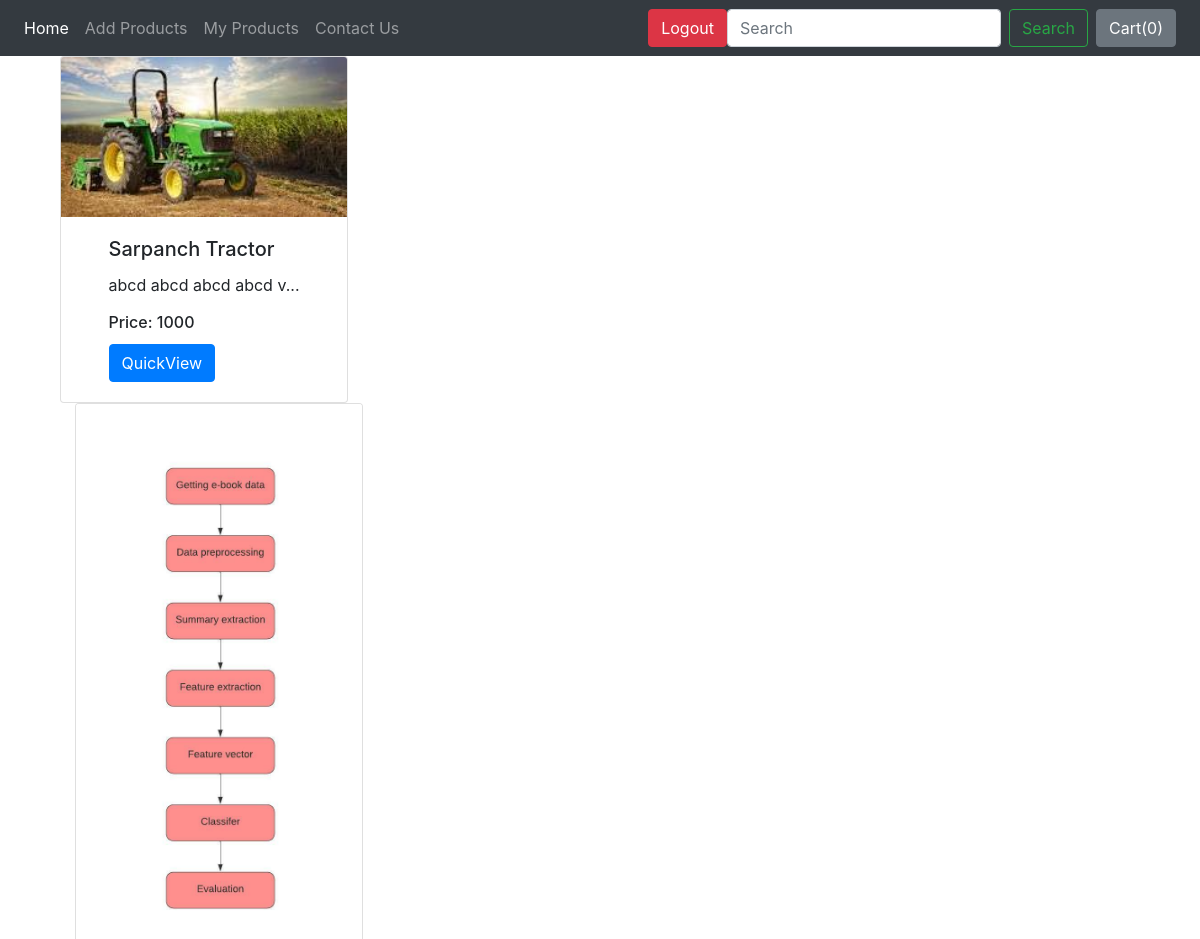
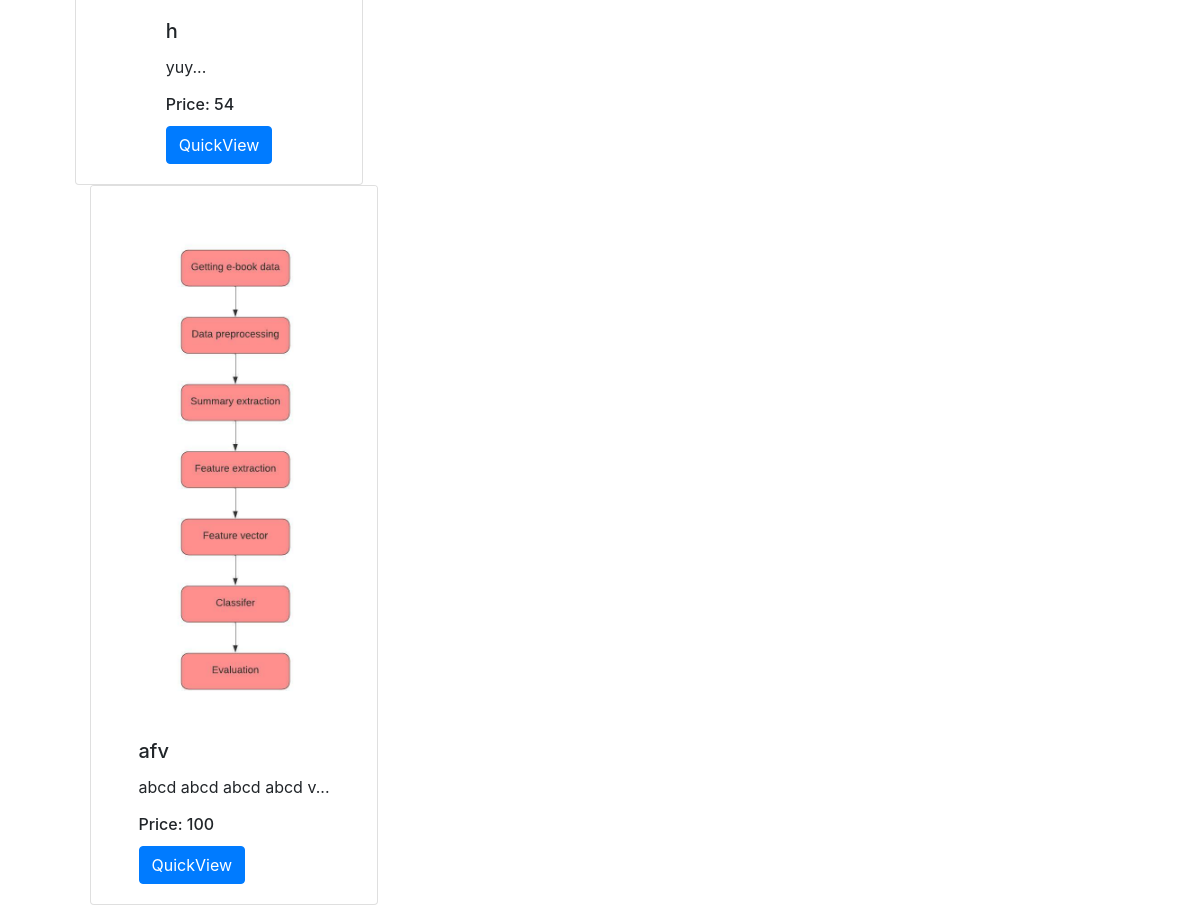
/shop/owner/rentproduct/ (signed in), run on the app's committed database (2 pictures, top to bottom).
### shop/models.py (models this page shows, shortened)
class Product(models.Model):
    Stat = (
    (1, 'Available'),
  )
    product_id = models.AutoField
    product_name = models.CharField(max_length=50,null=False)
    category = models.CharField(max_length=50, null=False)
    status=models.IntegerField(default=1,choices=Stat,null=False)
    price = models.PositiveIntegerField(null=False)
    desc = models.CharField(max_length=300,null=False)
    pub_date = models.DateField(null=False)
    image = models.ImageField(upload_to='shop/images', default="",null=False)
    owner_name=models.CharField(max_length=50,null=False)

### shop/views.py (the view)
# urls.py: path("owner/rentproduct/", views.rent_summary, name="Rent summary"),
def rent_summary(request):
    product=Product.objects.all()
    return render(request,"shop/rent_summary.html",{"product":product})

### shop/templates/shop/rent_summary.html
{% extends 'shop/owner_dash.html' %}
{% block body%}
{% for prod in product %}
{% if request.user.username == prod.owner_name%}
<div class="container carousel-inner no-padding">
    <div class="carousel-item active">
        <div class="col-xs-3 col-sm-3 col-md-3">
            <div class="card align-items-center" style="width: 18rem;">
                <img src='/media/{{prod.image}}' class="card-img-top" alt="...">
                <div class="card-body">
                    <h5 class="card-title" id="namepr{{prod.id}}">{{prod.product_name}}</h5>
                    <p class="card-text">{{prod.desc|slice:"0:53"}}...</p>
                    <h6 class="card-title" >Price: <span id="pricepr{{prod.id}}">{{prod.price}}</span></h6>
                    <a href="/shop/owner/products/{{prod.id}}"><button id="qv{{prod.id}}" class="btn btn-primary cart">QuickView</button></a>
                </div>
            </div>
        </div>
{% endif %}
{% endfor %}
{% endblock %}

### data on the page
Product: image (picture), product_name "Sarpanch Tractor", desc "abcd abcd abcd abcd v", price "1000"
Product: image (picture), product_name "h", desc "yuy", price "54"
Product: image (picture), product_name "afv", desc "abcd abcd abcd abcd v", price "100"
